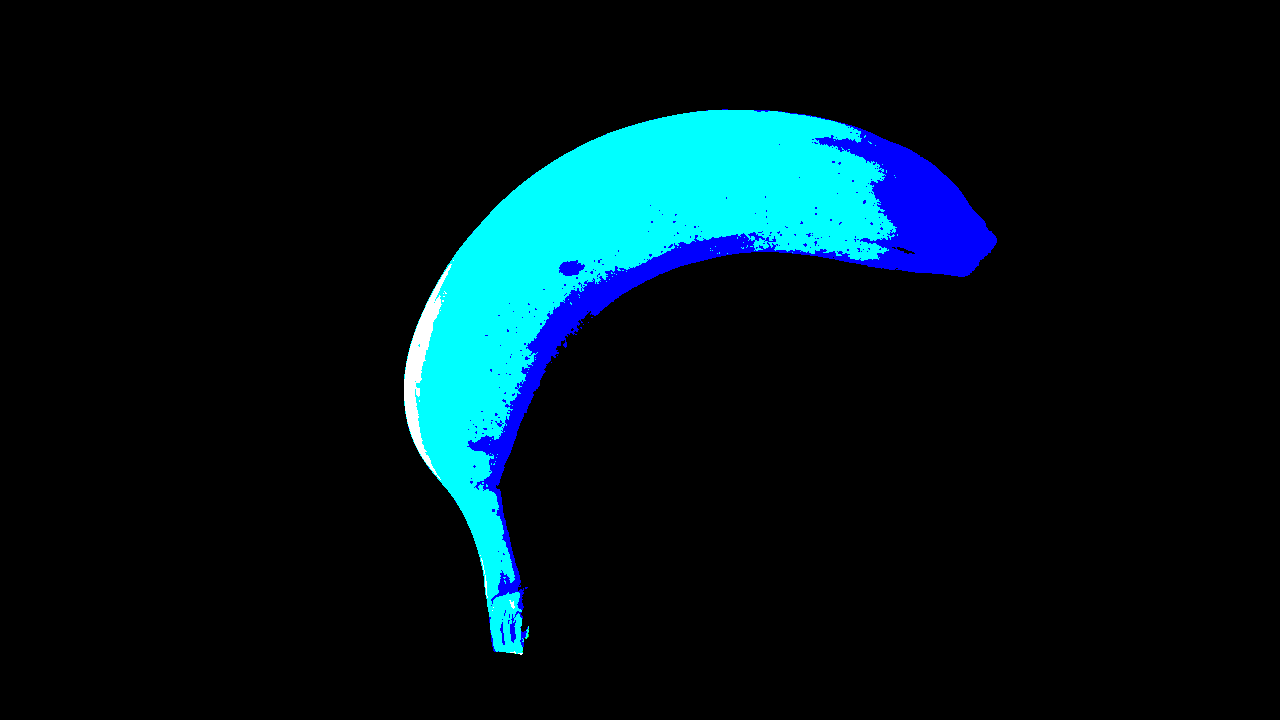
#> input picture tmp/test.png, 1280 x 720 px
$ python denoise.py --input ../tmp/test.png
#> lines starting #> are read from the running program, lines starting #| are printed output that depends on the picture; after the words box and inside, x2 and y2 are one past the last pixel; in counts of white or black regions, pixels touching at a corner belong together
import os
import cv2
import numpy as np
import argparse
import matplotlib.pyplot as plt
class Options():
    def __init__(self):
        self.parser = argparse.ArgumentParser()
    def initialize(self):
        self.parser.add_argument('-f', '--focus',type=float,default=0.33)
        self.parser.add_argument('-a', '--all'  ,type=str  ,nargs='*'  ,default=None,help='all File')
        self.parser.add_argument('-i', '--input',type=str  ,nargs='*'  ,default=None,help='input file')
        self.parser.add_argument('-d', '--display', action='store_true',default=None,)
        self.parser.add_argument('-c', '--chroma' , action='store_true',default=None,)
        self.parser.add_argument('-g', '--is_gpu' , action='store_true',default=None,)
    def parse(self, save=True):
#> in main, img is the input picture: shape (720, 1280, 3); mean B, G, R 0.108, 0.0829, 0.00274
        self.initialize()
        return self.parser.parse_args()

def get_chroma(img_rgb): # return not green position as rgb
    green_min  = np.array([10, 10, 10], np.uint8)
    green_max  = np.array([50, 255, 50], np.uint8)
    green_mask = cv2.inRange(img_rgb, green_min, green_max)
    mask       = cv2.bitwise_not(green_mask)
    mask_rgb   = cv2.cvtColor(mask, cv2.COLOR_GRAY2RGB)
    return mask_rgb

def get_alpha(img_rgb): # return alpha>0 position as rgb
    img_alp  = img_rgb[:,:,2]
    alp_rgb = cv2.cvtColor(img_alp, cv2.COLOR_GRAY2RGB)
    return alp_rgb

def get_edges(img_rgb):
    img_gry = cv2.cvtColor(img_rgb, cv2.COLOR_RGB2GRAY)
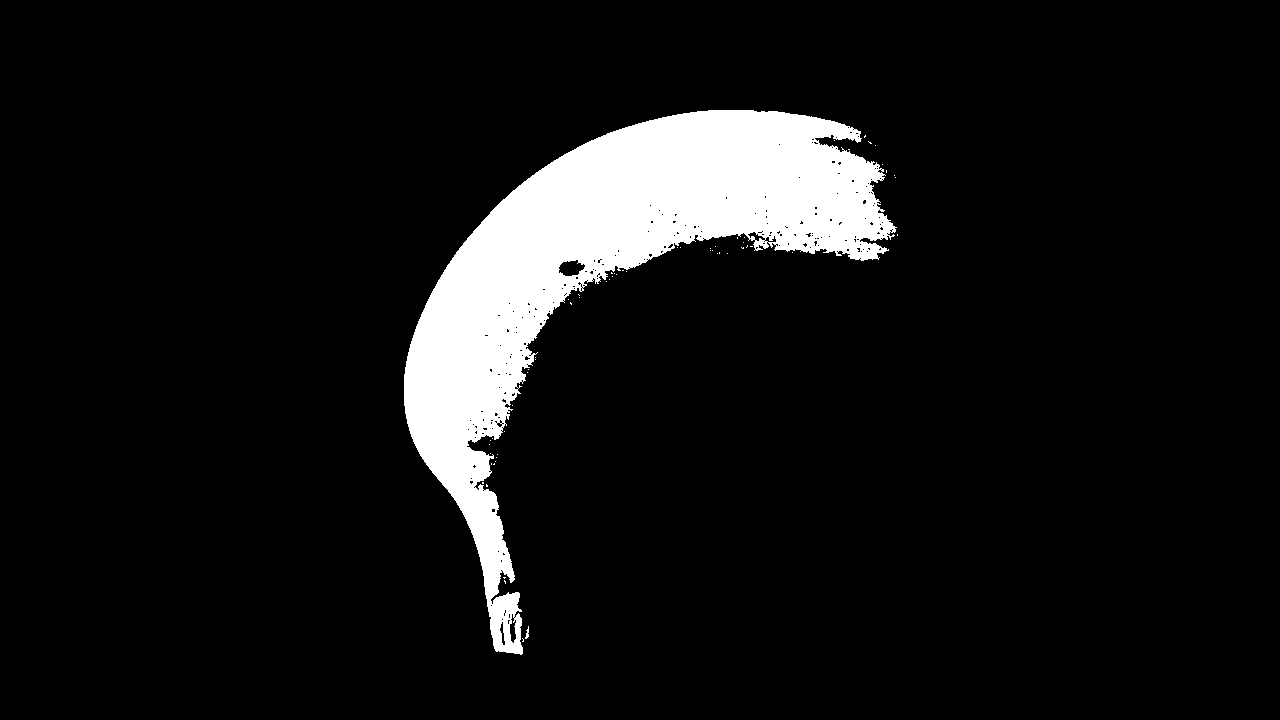
#> img_gry: shape (720, 1280); values 0 (black) and 1 (white), 8.3% white; 60 white regions (58 under 20 px), largest, box (x1, y1, x2, y2) and area: (404, 110, 897, 655) 76276, (525, 626, 529, 639) 28
    img_edg = cv2.Canny(img_gry, 10, 100)
#> img_edg: shape (720, 1280); every value is 0
    img_edg = cv2.dilate(img_edg, None)
    img_edg = cv2.erode(img_edg, None)
    return cv2.cvtColor(img_edg, cv2.COLOR_GRAY2RGB)
#> returned value: shape (720, 1280, 3); every value is 0

def get_denoise(img_rgb, is_chroma=False): # return denoised image as rgb
    img_msk  = get_chroma(img_rgb) if is_chroma else get_alpha(img_rgb)
    img_edg  = get_edges(img_msk)
    msk_gry  = cv2.cvtColor(img_edg, cv2.COLOR_RGB2GRAY)
    contours = cv2.findContours(msk_gry, cv2.RETR_LIST, cv2.CHAIN_APPROX_NONE)[0]
    max_cnt  = max(contours, key=lambda x: cv2.contourArea(x))
    img_dns  = cv2.fillConvexPoly(np.zeros(img_edg.shape), max_cnt[0], (255))
    return img_dns#cv2.cvtColor(img_msk, cv2.COLOR_GRAY2RGB)

def main():
    opt = Options().parse()
    # for setting input
    try:
        path = os.path.join(os.getcwd(), opt.input[0])
        img  = cv2.imread(path, cv2.IMREAD_COLOR)
    except:
        return
    # main process
    images  = [ img,
                get_edges(img),
                get_chroma(img) if opt.chroma else get_alpha(img),
                ]#get_denoise(img, opt.chroma),]
#> in get_alpha, `img_alp  = img_rgb[:,:,2]`:
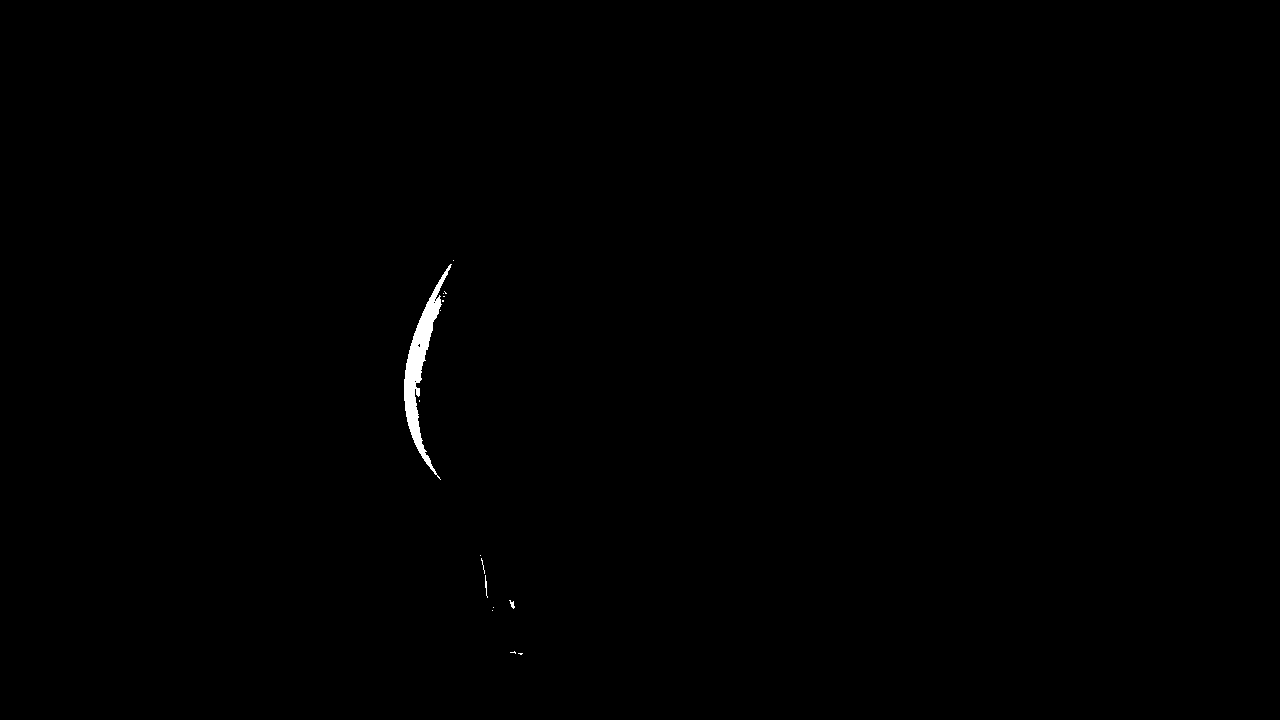
#> img_alp: shape (720, 1280); values 0 (black) and 1 (white), 0.27% white; 16 white regions (13 under 20 px), largest, box (x1, y1, x2, y2) and area: (404, 264, 452, 480) 2421, (485, 575, 488, 598) 30, (509, 600, 515, 609) 26
    # display
    if opt.display:
        img_result= cv2.resize(np.concatenate(images, axis=0), dsize=None, fx=opt.focus, fy=opt.focus)
        print(img_result.shape, get_denoise(img, opt.chroma).shape)
        while True:
            # Display the resulting frame
            cv2.imshow('result', img_result)
            cv2.imshow('denoise', cv2.resize(get_denoise(img, opt.chroma), dsize=None, fx=opt.focus, fy=opt.focus))
            if cv2.waitKey(1) & 0xFF == ord('q'):
                break
        # When everything is done, release the capture
        cv2.destroyAllWindows()

if __name__=='__main__':
    main()
